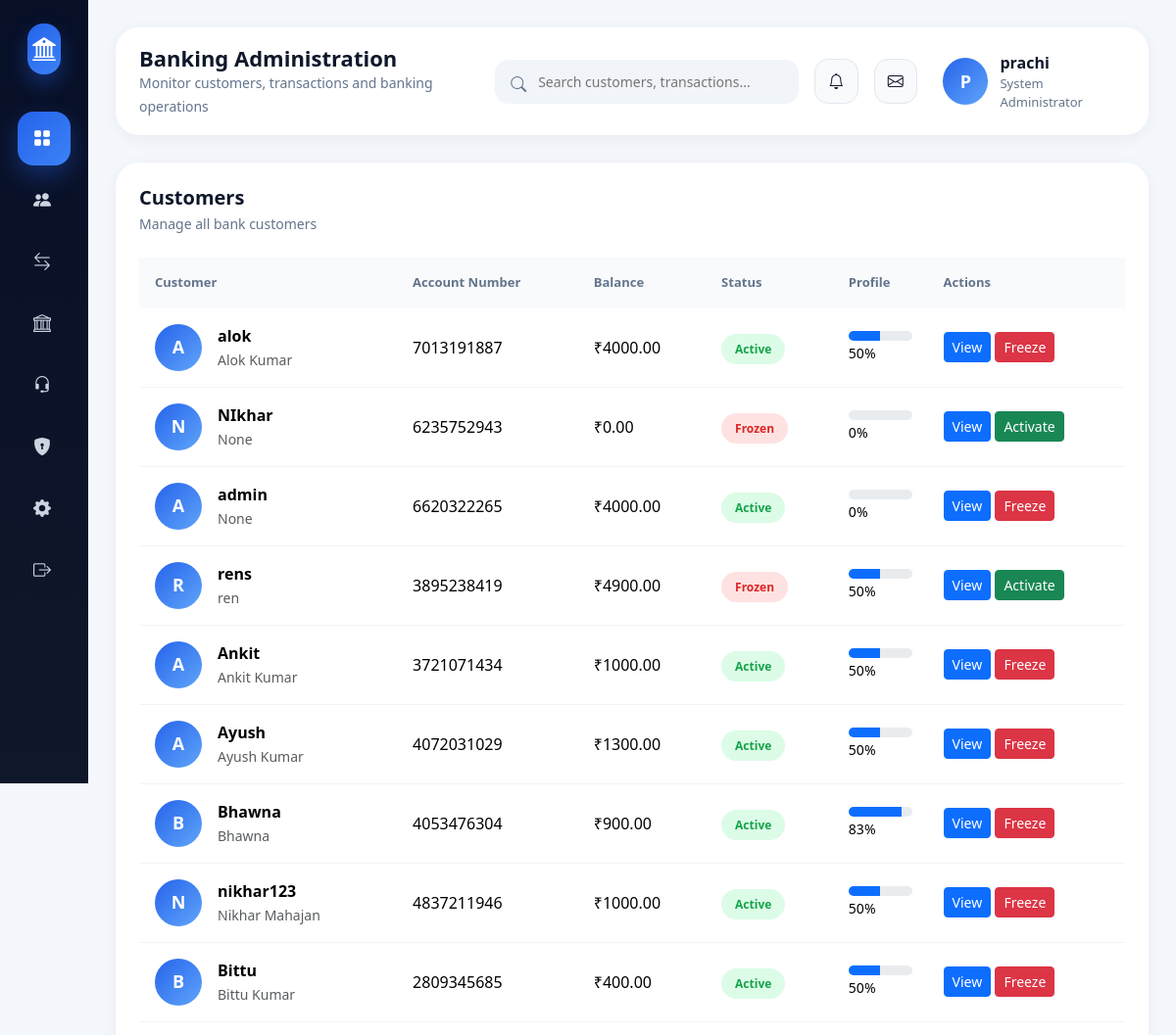
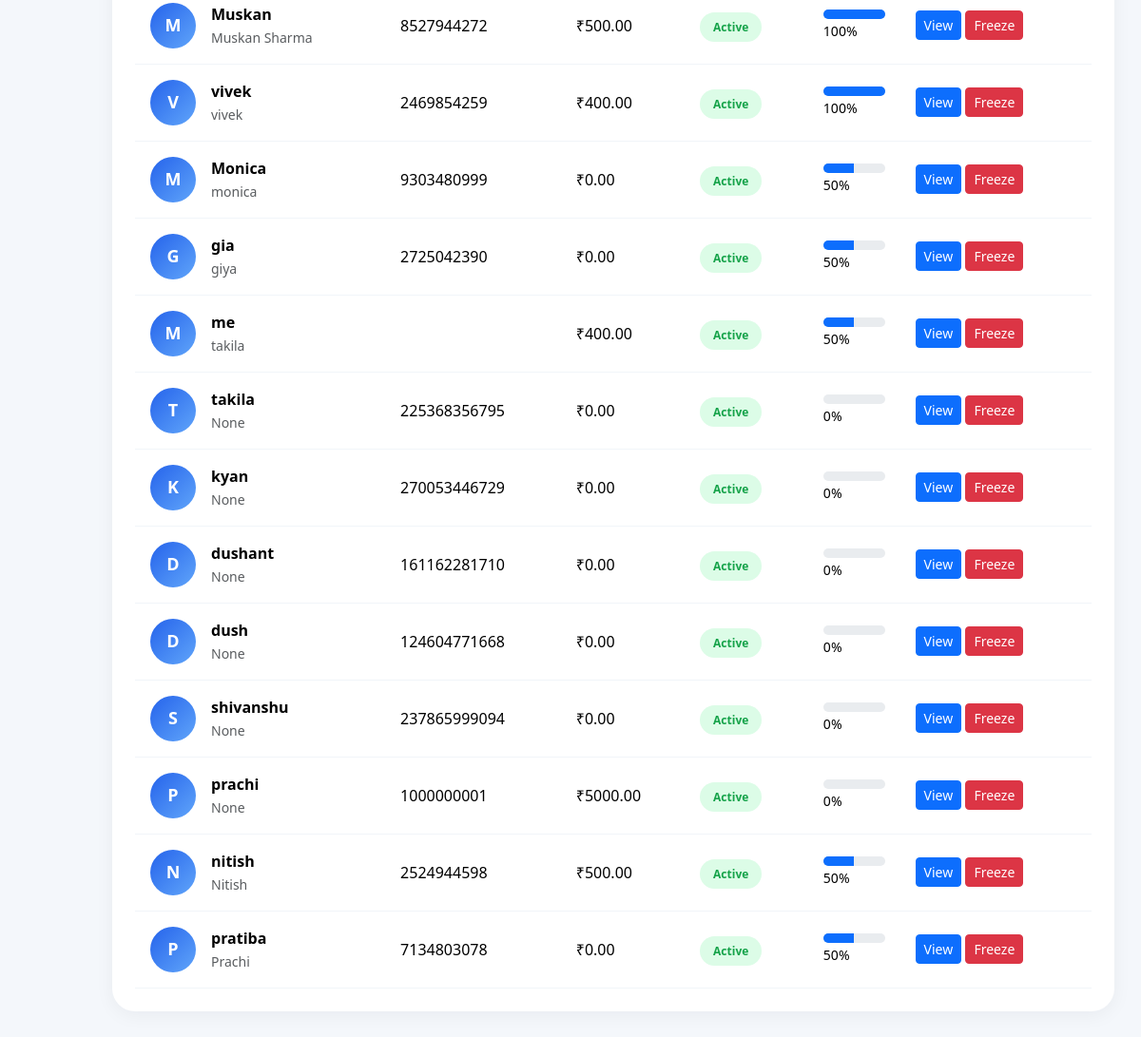
Page /admin-panel/users/ (signed in) on the committed database (2 pictures, top to bottom).
### core/models.py (models this page shows, shortened)
class Customer(models.Model):
    user = models.OneToOneField(User, on_delete=models.CASCADE)
    created_at = models.DateTimeField(auto_now_add=True)
    account_number = models.CharField(max_length=20, unique=True)
    balance = models.DecimalField(max_digits=12, decimal_places=2, default=0)
    full_name = models.CharField(max_length=100, null=True, blank=True)
    phone = models.CharField(max_length=15, null=True, blank=True)
    date_of_birth = models.DateField(null=True, blank=True)
    profile_picture = models.ImageField(upload_to='profiles/', null=True, blank=True)
    pan_number = models.CharField(max_length=10, null=True, blank=True)
    aadhaar_number = models.CharField(max_length=12, null=True, blank=True)
    account_status = models.CharField(
        max_length=10,
        choices=[
            ('ACTIVE', 'Active'),
            ('FROZEN', 'Frozen'),
        ],
        default='ACTIVE'
    )
    kyc_status = models.CharField(
    max_length=10,
    choices=[
        ('PENDING', 'Pending'),
        ('VERIFIED', 'Verified'),
        ('REJECTED', 'Rejected'),
    ],
    default='PENDING'
)
    transaction_pin = models.CharField(max_length=128, null=True, blank=True)
    def profile_completion(self):
        fields = [
            self.full_name,
            self.phone,
            self.date_of_birth,
            self.pan_number,
            self.aadhaar_number,
            self.profile_picture,
        ]
        filled = sum(1 for field in fields if field)
        return int((filled / len(fields)) * 100)

### admin_panel/views.py (the view)
    def wrapper(request, *args, **kwargs):
        if not request.user.is_authenticated:
            return redirect('admin_login')
        if not request.user.is_superuser:
            logout(request)
            return redirect('admin_login')
        return view_func(request, *args, **kwargs)

### admin_panel/views.py (called while the page is built)
def superuser_required(view_func):
    def wrapper(request, *args, **kwargs):
        if not request.user.is_authenticated:
            return redirect('admin_login')
        if not request.user.is_superuser:
            logout(request)
            return redirect('admin_login')
        return view_func(request, *args, **kwargs)
    return wrapper

@superuser_required
def manage_users(request):
    users = Customer.objects.select_related(
        'user'
    ).order_by('-id')
    return render(
        request,
        'admin_panel/manage_users.html',
        {
            'users': users
        }
    )

### admin_panel/templates/admin_panel/manage_users.html
{% extends 'admin_panel/base.html' %}
{% block content %}
<div class="dashboard-card">
    <div class="d-flex justify-content-between align-items-center mb-4">
        <div>
            <h3 class="card-title">Customers</h3>
            <p class="card-subtitle">
                Manage all bank customers
            </p>
        </div>
    </div>
    <div class="table-responsive">
        <table class="table align-middle">
            <thead>
                <tr>
                    <th>Customer</th>
                    <th>Account Number</th>
                    <th>Balance</th>
                    <th>Status</th>
                    <th>Profile</th>
                    <th>Actions</th>
                </tr>
            </thead>
            <tbody>
                {% for customer in users %}
                <tr>
                    <td>
                        <div class="d-flex align-items-center gap-3">
                            <div class="admin-avatar">
                                {{ customer.user.username|slice:":1"|upper }}
                            </div>
                            <div>
                                <strong>
                                    {{ customer.user.username }}
                                </strong>
                                <br>
                                <small class="text-muted">
                                    {{ customer.full_name }}
                                </small>
                            </div>
                        </div>
                    </td>
                    <td>
                        {{ customer.account_number }}
                    </td>
                    <td>
                        ₹{{ customer.balance }}
                    </td>
                    <td>
                        {% if customer.account_status == 'ACTIVE' %}
                            <span class="badge-success">
                                Active
                            </span>
                        {% else %}
                            <span class="badge-danger">
                                Frozen
                            </span>
                        {% endif %}
                    </td>
                    <td>
                        <div class="progress"
                             style="height:10px; border-radius:20px;">
                            <div class="progress-bar"
                                 style="width:{{ customer.profile_completion }}%">
                            </div>
                        </div>
                        <small>
                            {{ customer.profile_completion }}%
                        </small>
                    </td>
                    <td>
                        <a href="{% url 'user_detail' customer.id %}"
                           class="btn btn-sm btn-primary">
                            View
                        </a>
                        {% if customer.account_status == 'ACTIVE' %}
                            <a href="{% url 'freeze_account' customer.id %}"
                               class="btn btn-sm btn-danger">
                                Freeze
                            </a>
                        {% else %}
                            <a href="{% url 'activate_account' customer.id %}"
                               class="btn btn-sm btn-success">
                                Activate
                            </a>
                        {% endif %}
                    </td>
                </tr>
                {% endfor %}
            </tbody>
        </table>
    </div>
</div>
{% endblock %}

### admin_panel/templates/admin_panel/base.html (shortened to what this page needs)
<!DOCTYPE html>
<html lang="en">
<head>
    <link href="https://cdn.jsdelivr.net/npm/bootstrap@5.3.3/dist/css/bootstrap.min.css" rel="stylesheet">
    <link href="https://cdn.jsdelivr.net/npm/bootstrap-icons/font/bootstrap-icons.css" rel="stylesheet">
</head>
<body>
<div class="sidebar">
    <div class="brand">
        <div class="brand-logo">
            <i class="bi bi-bank2"></i>
        </div>
    </div>
    <a href="{% url 'admin_dashboard' %}" class="sidebar-link active">
        <i class="bi bi-grid-fill"></i>
    </a>
    <a href="{% url 'manage_users' %}" class="sidebar-link">
        <i class="bi bi-people-fill"></i>
    </a>
    <a href="{% url 'all_transactions' %}" class="sidebar-link">
        <i class="bi bi-arrow-left-right"></i>
    </a>
    <a href="{% url 'fixed_deposits' %}" class="sidebar-link">
        <i class="bi bi-bank"></i>
    </a>
    <a href="{% url 'support_requests' %}" class="sidebar-link">
        <i class="bi bi-headset"></i>
    </a>
    <a href="#" class="sidebar-link">
        <i class="bi bi-shield-lock-fill"></i>
    </a>
    <a href="#" class="sidebar-link">
        <i class="bi bi-gear-fill"></i>
    </a>
    <a href="{% url 'admin_logout' %}" class="sidebar-link">
        <i class="bi bi-box-arrow-right"></i>
    </a>
</div>
<div class="main">
    <div class="topbar">
        <div class="topbar-left">
            <h5>
                Banking Administration
            </h5>
            <small>
                Monitor customers, transactions and banking operations
            </small>
        </div>
        <div class="topbar-right">
            <div class="search-box">
                <i class="bi bi-search"></i>
                <input type="text"
                       placeholder="Search customers, transactions...">
            </div>
            <div class="icon-btn">
                <i class="bi bi-bell"></i>
            </div>
            <div class="icon-btn">
                <i class="bi bi-envelope"></i>
            </div>
            <div class="admin-profile">
                <div class="admin-avatar">
                    {{ request.user.username|slice:":1"|upper }}
                </div>
                <div>
                    <div class="admin-name">
                        {{ request.user.username }}
                    </div>
                    <div class="admin-role">
                        System Administrator
                    </div>
                </div>
            </div>
        </div>
    </div>
    {% block content %}
    {% endblock %}
</div>
</body>
</html>

### admin_panel/templates/admin_panel/base.html (style rules this page uses)
* { margin:0; padding:0; box-sizing:border-box; }
body { background:#f4f7fb; font-family:"Segoe UI",sans-serif; overflow-x:hidden; color:#0f172a; }
a { text-decoration:none; }
.sidebar { width:280px; height:100vh; position:fixed; top:0; left:0; background:linear-gradient(180deg,#081028,#0f172a); padding:24px 18px; overflow-y:auto; z-index:1000; }
.brand { display:flex; align-items:center; gap:14px; margin-bottom:38px; padding:0 10px; }
.brand-logo { width:52px; height:52px; border-radius:16px; background:linear-gradient(135deg,#2563eb,#3b82f6); display:flex; align-items:center; justify-content:center; color:white; font-size:24px; box-shadow:0 10px 20px rgba(37,99,235,0.35); }
.sidebar-link { display:flex; align-items:center; gap:14px; padding:14px 16px; border-radius:16px; color:#cbd5e1; transition:0.3s; margin-bottom:8px; font-weight:500; }
.sidebar-link.active { background:linear-gradient(135deg,#2563eb,#3b82f6); color:white; box-shadow:0 10px 25px rgba(37,99,235,0.35); }
.sidebar-link i { font-size:18px; }
.main { margin-left:280px; padding:28px; }
.topbar { background:white; border-radius:24px; padding:18px 24px; margin-bottom:28px; display:flex; align-items:center; justify-content:space-between; box-shadow:0 4px 20px rgba(15,23,42,0.05); }
.topbar-left h5 { margin:0; font-weight:700; font-size:22px; }
.topbar-left small { color:#64748b; }
.topbar-right { display:flex; align-items:center; gap:16px; }
.search-box { position:relative; width:320px; }
.search-box input { width:100%; border:none; outline:none; background:#f1f5f9; border-radius:14px; padding:12px 16px 12px 44px; font-size:14px; }
.search-box i { position:absolute; left:16px; top:13px; color:#64748b; }
.icon-btn { width:46px; height:46px; border-radius:14px; background:#f8fafc; display:flex; align-items:center; justify-content:center; cursor:pointer; transition:0.3s; border:1px solid #e2e8f0; }
.admin-profile { display:flex; align-items:center; gap:12px; padding-left:10px; }
.admin-avatar { width:48px; height:48px; border-radius:50%; background:linear-gradient(135deg,#2563eb,#60a5fa); display:flex; align-items:center; justify-content:center; color:white; font-weight:700; font-size:18px; }
.admin-name { font-weight:700; margin-bottom:0; }
.admin-role { color:#64748b; font-size:13px; }
.dashboard-card { background:white; border-radius:24px; padding:24px; box-shadow:0 4px 20px rgba(15,23,42,0.05); margin-bottom:24px; }
.card-title { font-size:20px; font-weight:700; margin-bottom:4px; }
.card-subtitle { color:#64748b; font-size:14px; }
.table { margin-bottom:0; }
.table thead th { border:none; background:#f8fafc; color:#64748b; font-size:13px; padding:16px; white-space:nowrap; }
.table tbody td { padding:16px; vertical-align:middle; border-color:#f1f5f9; }
.badge-success { background:#dcfce7; color:#16a34a; padding:7px 14px; border-radius:30px; font-size:12px; font-weight:700; }
.badge-danger { background:#fee2e2; color:#dc2626; padding:7px 14px; border-radius:30px; font-size:12px; font-weight:700; }
@media (max-width:1200px) { .sidebar { width:90px; } }
@media (max-width:1200px) { .main { margin-left:90px; } }

### rows in the picture
Customer: user.username "A", user.username "alok", full_name "Alok Kumar", account_number "7013191887", balance "4000.00", account_status "Active", profile_completion "50"
Customer: user.username "N", user.username "NIkhar", full_name "None", account_number "6235752943", balance "0.00", account_status "Frozen", profile_completion "0"
Customer: user.username "A", user.username "admin", full_name "None", account_number "6620322265", balance "4000.00", account_status "Active", profile_completion "0"
Customer: user.username "R", user.username "rens", full_name "ren", account_number "3895238419", balance "4900.00", account_status "Frozen", profile_completion "50"
Customer: user.username "A", user.username "Ankit", full_name "Ankit Kumar", account_number "3721071434", balance "1000.00", account_status "Active", profile_completion "50"
Customer: user.username "A", user.username "Ayush", full_name "Ayush Kumar", account_number "4072031029", balance "1300.00", account_status "Active", profile_completion "50"
Customer: user.username "B", user.username "Bhawna", full_name "Bhawna", account_number "4053476304", balance "900.00", account_status "Active", profile_completion "83"
Customer: user.username "N", user.username "nikhar123", full_name "Nikhar Mahajan", account_number "4837211946", balance "1000.00", account_status "Active", profile_completion "50"
Customer: user.username "B", user.username "Bittu", full_name "Bittu Kumar", account_number "2809345685", balance "400.00", account_status "Active", profile_completion "50"
Customer: user.username "M", user.username "Muskan", full_name "Muskan Sharma", account_number "8527944272", balance "500.00", account_status "Active", profile_completion "100"
Customer: user.username "V", user.username "vivek", full_name "vivek", account_number "2469854259", balance "400.00", account_status "Active", profile_completion "100"
Customer: user.username "M", user.username "Monica", full_name "monica", account_number "9303480999", balance "0.00", account_status "Active", profile_completion "50"
Customer: user.username "G", user.username "gia", full_name "giya", account_number "2725042390", balance "0.00", account_status "Active", profile_completion "50"
Customer: user.username "M", user.username "me", full_name "takila", balance "400.00", account_status "Active", profile_completion "50"
Customer: user.username "T", user.username "takila", full_name "None", account_number "225368356795", balance "0.00", account_status "Active", profile_completion "0"
Customer: user.username "K", user.username "kyan", full_name "None", account_number "270053446729", balance "0.00", account_status "Active", profile_completion "0"
Customer: user.username "D", user.username "dushant", full_name "None", account_number "161162281710", balance "0.00", account_status "Active", profile_completion "0"
Customer: user.username "D", user.username "dush", full_name "None", account_number "124604771668", balance "0.00", account_status "Active", profile_completion "0"
Customer: user.username "S", user.username "shivanshu", full_name "None", account_number "237865999094", balance "0.00", account_status "Active", profile_completion "0"
Customer: user.username "P", user.username "prachi", full_name "None", account_number "1000000001", balance "5000.00", account_status "Active", profile_completion "0"
Customer: user.username "N", user.username "nitish", full_name "Nitish", account_number "2524944598", balance "500.00", account_status "Active", profile_completion "50"
Customer: user.username "P", user.username "pratiba", full_name "Prachi", account_number "7134803078", balance "0.00", account_status "Active", profile_completion "50"

### other values in the picture
{{ request.user.username|slice:":1"|upper }} "P"
{{ request.user.username }} "prachi"
